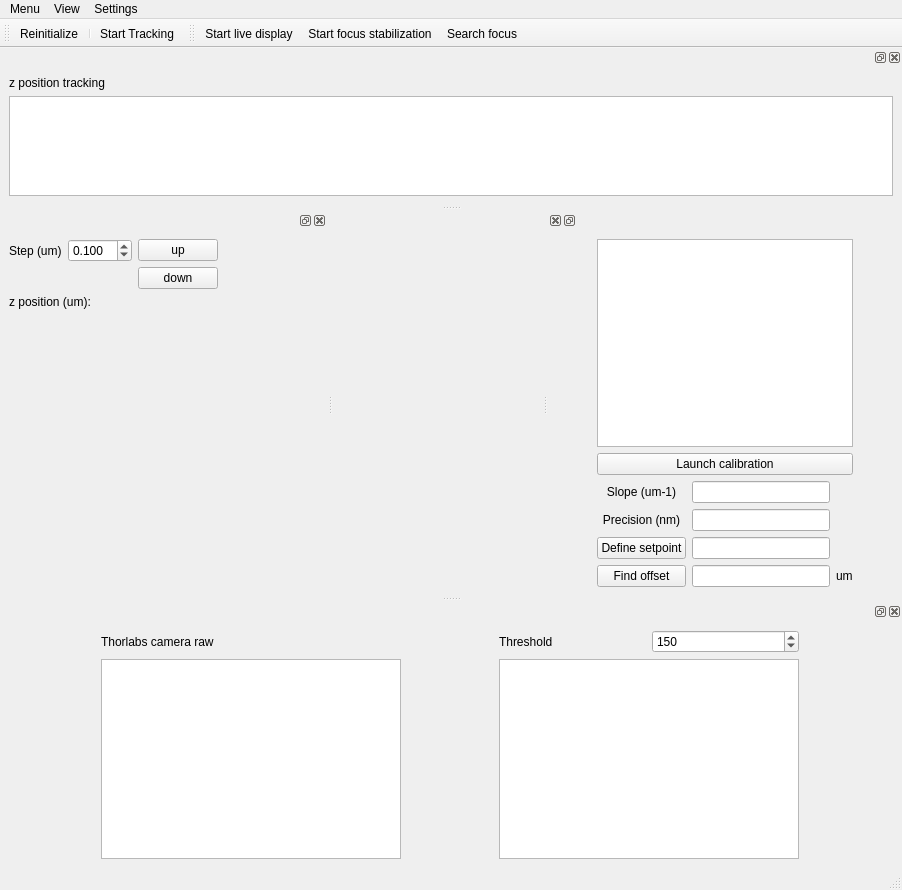
<?xml version="1.0" encoding="UTF-8"?>
<ui version="4.0">
 <class>MainWindow</class>
 <widget class="QMainWindow" name="MainWindow">
  <property name="geometry">
   <rect>
    <x>0</x>
    <y>0</y>
    <width>902</width>
    <height>890</height>
   </rect>
  </property>
  <property name="windowTitle">
   <string>Focustools</string>
  </property>
  <widget class="QWidget" name="centralwidget"/>
  <widget class="QMenuBar" name="menubar">
   <property name="geometry">
    <rect>
     <x>0</x>
     <y>0</y>
     <width>902</width>
     <height>22</height>
    </rect>
   </property>
   <widget class="QMenu" name="menuMenu">
    <property name="title">
     <string>Menu</string>
    </property>
    <addaction name="close_MenuAction"/>
    <addaction name="separator"/>
    <addaction name="separator"/>
   </widget>
   <widget class="QMenu" name="menuView">
    <property name="title">
     <string>View</string>
    </property>
    <addaction name="focus_dockwidget_view_Action"/>
    <addaction name="timetrace_dockwidget_view_Action"/>
    <addaction name="Autofocus-dockwidget_view_Action"/>
    <addaction name="Camera_live_dockwidget_view_Action"/>
   </widget>
   <widget class="QMenu" name="menuSettings">
    <property name="title">
     <string>Settings</string>
    </property>
    <addaction name="pid_settings_Action"/>
   </widget>
   <addaction name="menuMenu"/>
   <addaction name="menuView"/>
   <addaction name="menuSettings"/>
  </widget>
  <widget class="QStatusBar" name="statusbar"/>
  <widget class="QDockWidget" name="manual_focus_Dockwidget">
   <property name="minimumSize">
    <size>
     <width>327</width>
     <height>300</height>
    </size>
   </property>
   <attribute name="dockWidgetArea">
    <number>1</number>
   </attribute>
   <widget class="QWidget" name="dockWidgetContents">
    <layout class="QHBoxLayout" name="horizontalLayout">
     <item>
      <layout class="QGridLayout" name="gridLayout">
       <item row="2" column="0">
        <spacer name="verticalSpacer">
         <property name="orientation">
          <enum>Qt::Vertical</enum>
         </property>
         <property name="sizeHint" stdset="0">
          <size>
           <width>20</width>
           <height>40</height>
          </size>
         </property>
        </spacer>
       </item>
       <item row="0" column="1">
        <layout class="QVBoxLayout" name="verticalLayout">
         <item>
          <widget class="QPushButton" name="move_up_PushButton">
           <property name="sizePolicy">
            <sizepolicy hsizetype="Preferred" vsizetype="Fixed">
             <horstretch>0</horstretch>
             <verstretch>0</verstretch>
            </sizepolicy>
           </property>
           <property name="text">
            <string>up</string>
           </property>
           <property name="autoRepeat">
            <bool>true</bool>
           </property>
          </widget>
         </item>
         <item>
          <widget class="QPushButton" name="move_down_PushButton">
           <property name="sizePolicy">
            <sizepolicy hsizetype="Preferred" vsizetype="Fixed">
             <horstretch>0</horstretch>
             <verstretch>0</verstretch>
            </sizepolicy>
           </property>
           <property name="text">
            <string>down</string>
           </property>
           <property name="autoRepeat">
            <bool>true</bool>
           </property>
          </widget>
         </item>
        </layout>
       </item>
       <item row="1" column="0" colspan="2">
        <widget class="QLabel" name="position_Label">
         <property name="text">
          <string>z position (um):</string>
         </property>
        </widget>
       </item>
       <item row="0" column="0">
        <layout class="QFormLayout" name="formLayout">
         <item row="0" column="0">
          <widget class="QLabel" name="label">
           <property name="text">
            <string>Step (um)</string>
           </property>
          </widget>
         </item>
         <item row="0" column="1">
          <widget class="QDoubleSpinBox" name="step_doubleSpinBox">
           <property name="decimals">
            <number>3</number>
           </property>
           <property name="maximum">
            <double>10.000000000000000</double>
           </property>
           <property name="singleStep">
            <double>0.100000000000000</double>
           </property>
           <property name="value">
            <double>0.100000000000000</double>
           </property>
          </widget>
         </item>
        </layout>
       </item>
      </layout>
     </item>
     <item>
      <spacer name="horizontalSpacer">
       <property name="orientation">
        <enum>Qt::Horizontal</enum>
       </property>
       <property name="sizeHint" stdset="0">
        <size>
         <width>40</width>
         <height>20</height>
        </size>
       </property>
      </spacer>
     </item>
    </layout>
   </widget>
  </widget>
  <widget class="QToolBar" name="manual_focus_toolBar">
   <property name="windowTitle">
    <string>toolBar</string>
   </property>
   <attribute name="toolBarArea">
    <enum>TopToolBarArea</enum>
   </attribute>
   <attribute name="toolBarBreak">
    <bool>false</bool>
   </attribute>
   <addaction name="piezo_init_Action"/>
   <addaction name="separator"/>
   <addaction name="tracking_Action"/>
  </widget>
  <widget class="QDockWidget" name="timetrace_DockWidget">
   <property name="maximumSize">
    <size>
     <width>524287</width>
     <height>350</height>
    </size>
   </property>
   <property name="layoutDirection">
    <enum>Qt::LeftToRight</enum>
   </property>
   <attribute name="dockWidgetArea">
    <number>4</number>
   </attribute>
   <widget class="QWidget" name="dockWidgetContents_2">
    <layout class="QVBoxLayout" name="verticalLayout_2">
     <item>
      <widget class="QLabel" name="label_2">
       <property name="text">
        <string>z position tracking</string>
       </property>
      </widget>
     </item>
     <item>
      <widget class="PlotWidget" name="timetrace_PlotWidget"/>
     </item>
    </layout>
   </widget>
  </widget>
  <widget class="QDockWidget" name="Autofocus_dockWidget">
   <property name="minimumSize">
    <size>
     <width>350</width>
     <height>385</height>
    </size>
   </property>
   <property name="layoutDirection">
    <enum>Qt::RightToLeft</enum>
   </property>
   <attribute name="dockWidgetArea">
    <number>2</number>
   </attribute>
   <widget class="QWidget" name="dockWidgetContents_3">
    <layout class="QGridLayout" name="gridLayout_2">
     <item row="0" column="0">
      <spacer name="horizontalSpacer_3">
       <property name="orientation">
        <enum>Qt::Horizontal</enum>
       </property>
       <property name="sizeType">
        <enum>QSizePolicy::Preferred</enum>
       </property>
       <property name="sizeHint" stdset="0">
        <size>
         <width>40</width>
         <height>20</height>
        </size>
       </property>
      </spacer>
     </item>
     <item row="0" column="1">
      <layout class="QGridLayout" name="gridLayout_8">
       <item row="9" column="2">
        <widget class="QPushButton" name="setpoint_PushButton">
         <property name="text">
          <string>Define setpoint</string>
         </property>
        </widget>
       </item>
       <item row="8" column="2">
        <widget class="QLabel" name="label_3">
         <property name="text">
          <string>Precision (nm)</string>
         </property>
         <property name="alignment">
          <set>Qt::AlignCenter</set>
         </property>
        </widget>
       </item>
       <item row="7" column="2">
        <widget class="QLabel" name="slope_Label">
         <property name="text">
          <string>Slope (um-1)</string>
         </property>
         <property name="alignment">
          <set>Qt::AlignCenter</set>
         </property>
        </widget>
       </item>
       <item row="5" column="0" colspan="3">
        <widget class="QPushButton" name="calibration_PushButton">
         <property name="text">
          <string>Launch calibration</string>
         </property>
         <property name="checkable">
          <bool>true</bool>
         </property>
        </widget>
       </item>
       <item row="2" column="0" colspan="3">
        <layout class="QVBoxLayout" name="verticalLayout_7">
         <item>
          <widget class="PlotWidget" name="calibration_PlotWidget"/>
         </item>
        </layout>
       </item>
       <item row="10" column="2">
        <widget class="QPushButton" name="find_offset_PushButton">
         <property name="text">
          <string>Find offset</string>
         </property>
        </widget>
       </item>
       <item row="10" column="1">
        <widget class="QLineEdit" name="offset_lineEdit"/>
       </item>
       <item row="10" column="0">
        <widget class="QLabel" name="offset_unit_label">
         <property name="text">
          <string>um</string>
         </property>
        </widget>
       </item>
       <item row="7" column="1">
        <widget class="QLineEdit" name="slope_lineEdit"/>
       </item>
       <item row="8" column="1">
        <widget class="QLineEdit" name="precision_lineEdit"/>
       </item>
       <item row="9" column="1">
        <widget class="QLineEdit" name="setpoint_lineEdit"/>
       </item>
      </layout>
     </item>
     <item row="0" column="2">
      <spacer name="horizontalSpacer_2">
       <property name="orientation">
        <enum>Qt::Horizontal</enum>
       </property>
       <property name="sizeType">
        <enum>QSizePolicy::Preferred</enum>
       </property>
       <property name="sizeHint" stdset="0">
        <size>
         <width>40</width>
         <height>20</height>
        </size>
       </property>
      </spacer>
     </item>
    </layout>
   </widget>
  </widget>
  <widget class="QDockWidget" name="im_display_dockWidget">
   <attribute name="dockWidgetArea">
    <number>8</number>
   </attribute>
   <widget class="QWidget" name="dockWidgetContents_4">
    <layout class="QGridLayout" name="gridLayout_4">
     <item row="1" column="0">
      <widget class="PlotWidget" name="raw_image_PlotWidget">
       <property name="sizePolicy">
        <sizepolicy hsizetype="Expanding" vsizetype="Expanding">
         <horstretch>0</horstretch>
         <verstretch>0</verstretch>
        </sizepolicy>
       </property>
       <property name="minimumSize">
        <size>
         <width>200</width>
         <height>200</height>
        </size>
       </property>
       <property name="maximumSize">
        <size>
         <width>300</width>
         <height>300</height>
        </size>
       </property>
       <property name="transformationAnchor">
        <enum>QGraphicsView::AnchorUnderMouse</enum>
       </property>
      </widget>
     </item>
     <item row="0" column="1">
      <layout class="QHBoxLayout" name="horizontalLayout_2">
       <item>
        <widget class="QLabel" name="threshold_label">
         <property name="text">
          <string>Threshold</string>
         </property>
        </widget>
       </item>
       <item>
        <widget class="QSpinBox" name="threshold_SpinBox">
         <property name="minimum">
          <number>0</number>
         </property>
         <property name="maximum">
          <number>254</number>
         </property>
         <property name="value">
          <number>150</number>
         </property>
        </widget>
       </item>
      </layout>
     </item>
     <item row="1" column="1">
      <widget class="PlotWidget" name="threshold_image_PlotWidget">
       <property name="sizePolicy">
        <sizepolicy hsizetype="Expanding" vsizetype="Expanding">
         <horstretch>0</horstretch>
         <verstretch>0</verstretch>
        </sizepolicy>
       </property>
       <property name="minimumSize">
        <size>
         <width>200</width>
         <height>200</height>
        </size>
       </property>
       <property name="maximumSize">
        <size>
         <width>300</width>
         <height>300</height>
        </size>
       </property>
       <property name="transformationAnchor">
        <enum>QGraphicsView::AnchorUnderMouse</enum>
       </property>
      </widget>
     </item>
     <item row="0" column="0">
      <widget class="QLabel" name="live_label">
       <property name="text">
        <string>Thorlabs camera raw</string>
       </property>
      </widget>
     </item>
    </layout>
   </widget>
  </widget>
  <widget class="QToolBar" name="autofocus_toolBar">
   <property name="windowTitle">
    <string>toolBar_2</string>
   </property>
   <attribute name="toolBarArea">
    <enum>TopToolBarArea</enum>
   </attribute>
   <attribute name="toolBarBreak">
    <bool>false</bool>
   </attribute>
   <addaction name="start_live_Action"/>
   <addaction name="autofocus_Action"/>
   <addaction name="search_focus_Action"/>
  </widget>
  <action name="close_MenuAction">
   <property name="text">
    <string>Close</string>
   </property>
  </action>
  <action name="piezo_init_Action">
   <property name="checkable">
    <bool>true</bool>
   </property>
   <property name="text">
    <string>Reinitialize</string>
   </property>
   <property name="toolTip">
    <string>Initialize the Piezo Position</string>
   </property>
  </action>
  <action name="focus_dockwidget_view_Action">
   <property name="checkable">
    <bool>true</bool>
   </property>
   <property name="checked">
    <bool>true</bool>
   </property>
   <property name="text">
    <string>Manual Focus</string>
   </property>
  </action>
  <action name="timetrace_dockwidget_view_Action">
   <property name="checkable">
    <bool>true</bool>
   </property>
   <property name="checked">
    <bool>true</bool>
   </property>
   <property name="text">
    <string>Timetrace</string>
   </property>
  </action>
  <action name="tracking_Action">
   <property name="checkable">
    <bool>true</bool>
   </property>
   <property name="text">
    <string>Start Tracking</string>
   </property>
  </action>
  <action name="Autofocus-dockwidget_view_Action">
   <property name="checkable">
    <bool>true</bool>
   </property>
   <property name="checked">
    <bool>true</bool>
   </property>
   <property name="text">
    <string>Autofocus</string>
   </property>
  </action>
  <action name="start_live_Action">
   <property name="checkable">
    <bool>true</bool>
   </property>
   <property name="text">
    <string>Start live display </string>
   </property>
   <property name="toolTip">
    <string>start thorlabs camera live</string>
   </property>
  </action>
  <action name="Camera_live_dockwidget_view_Action">
   <property name="checkable">
    <bool>true</bool>
   </property>
   <property name="checked">
    <bool>true</bool>
   </property>
   <property name="text">
    <string>Camera live thresholding</string>
   </property>
  </action>
  <action name="autofocus_Action">
   <property name="checkable">
    <bool>true</bool>
   </property>
   <property name="text">
    <string>Start focus stabilization</string>
   </property>
  </action>
  <action name="pid_settings_Action">
   <property name="text">
    <string>PID settings</string>
   </property>
  </action>
  <action name="search_focus_Action">
   <property name="checkable">
    <bool>true</bool>
   </property>
   <property name="text">
    <string>Search focus</string>
   </property>
  </action>
 </widget>
 <customwidgets>
  <customwidget>
   <class>PlotWidget</class>
   <extends>QGraphicsView</extends>
   <header location="global">pyqtgraph</header>
  </customwidget>
 </customwidgets>
 <resources/>
 <connections>
  <connection>
   <sender>focus_dockwidget_view_Action</sender>
   <signal>triggered(bool)</signal>
   <receiver>manual_focus_Dockwidget</receiver>
   <slot>setVisible(bool)</slot>
   <hints>
    <hint type="sourcelabel">
     <x>-1</x>
     <y>-1</y>
    </hint>
    <hint type="destinationlabel">
     <x>237</x>
     <y>315</y>
    </hint>
   </hints>
  </connection>
  <connection>
   <sender>manual_focus_Dockwidget</sender>
   <signal>visibilityChanged(bool)</signal>
   <receiver>focus_dockwidget_view_Action</receiver>
   <slot>setChecked(bool)</slot>
   <hints>
    <hint type="sourcelabel">
     <x>237</x>
     <y>315</y>
    </hint>
    <hint type="destinationlabel">
     <x>-1</x>
     <y>-1</y>
    </hint>
   </hints>
  </connection>
  <connection>
   <sender>timetrace_dockwidget_view_Action</sender>
   <signal>triggered(bool)</signal>
   <receiver>timetrace_DockWidget</receiver>
   <slot>setVisible(bool)</slot>
   <hints>
    <hint type="sourcelabel">
     <x>-1</x>
     <y>-1</y>
    </hint>
    <hint type="destinationlabel">
     <x>285</x>
     <y>501</y>
    </hint>
   </hints>
  </connection>
  <connection>
   <sender>timetrace_DockWidget</sender>
   <signal>visibilityChanged(bool)</signal>
   <receiver>timetrace_dockwidget_view_Action</receiver>
   <slot>setChecked(bool)</slot>
   <hints>
    <hint type="sourcelabel">
     <x>285</x>
     <y>501</y>
    </hint>
    <hint type="destinationlabel">
     <x>-1</x>
     <y>-1</y>
    </hint>
   </hints>
  </connection>
  <connection>
   <sender>Autofocus-dockwidget_view_Action</sender>
   <signal>triggered(bool)</signal>
   <receiver>Autofocus_dockWidget</receiver>
   <slot>setVisible(bool)</slot>
   <hints>
    <hint type="sourcelabel">
     <x>-1</x>
     <y>-1</y>
    </hint>
    <hint type="destinationlabel">
     <x>460</x>
     <y>246</y>
    </hint>
   </hints>
  </connection>
  <connection>
   <sender>Autofocus_dockWidget</sender>
   <signal>visibilityChanged(bool)</signal>
   <receiver>Autofocus-dockwidget_view_Action</receiver>
   <slot>setChecked(bool)</slot>
   <hints>
    <hint type="sourcelabel">
     <x>460</x>
     <y>246</y>
    </hint>
    <hint type="destinationlabel">
     <x>-1</x>
     <y>-1</y>
    </hint>
   </hints>
  </connection>
  <connection>
   <sender>Camera_live_dockwidget_view_Action</sender>
   <signal>triggered(bool)</signal>
   <receiver>im_display_dockWidget</receiver>
   <slot>setVisible(bool)</slot>
   <hints>
    <hint type="sourcelabel">
     <x>-1</x>
     <y>-1</y>
    </hint>
    <hint type="destinationlabel">
     <x>315</x>
     <y>733</y>
    </hint>
   </hints>
  </connection>
  <connection>
   <sender>im_display_dockWidget</sender>
   <signal>visibilityChanged(bool)</signal>
   <receiver>Camera_live_dockwidget_view_Action</receiver>
   <slot>setChecked(bool)</slot>
   <hints>
    <hint type="sourcelabel">
     <x>315</x>
     <y>733</y>
    </hint>
    <hint type="destinationlabel">
     <x>-1</x>
     <y>-1</y>
    </hint>
   </hints>
  </connection>
 </connections>
</ui>
